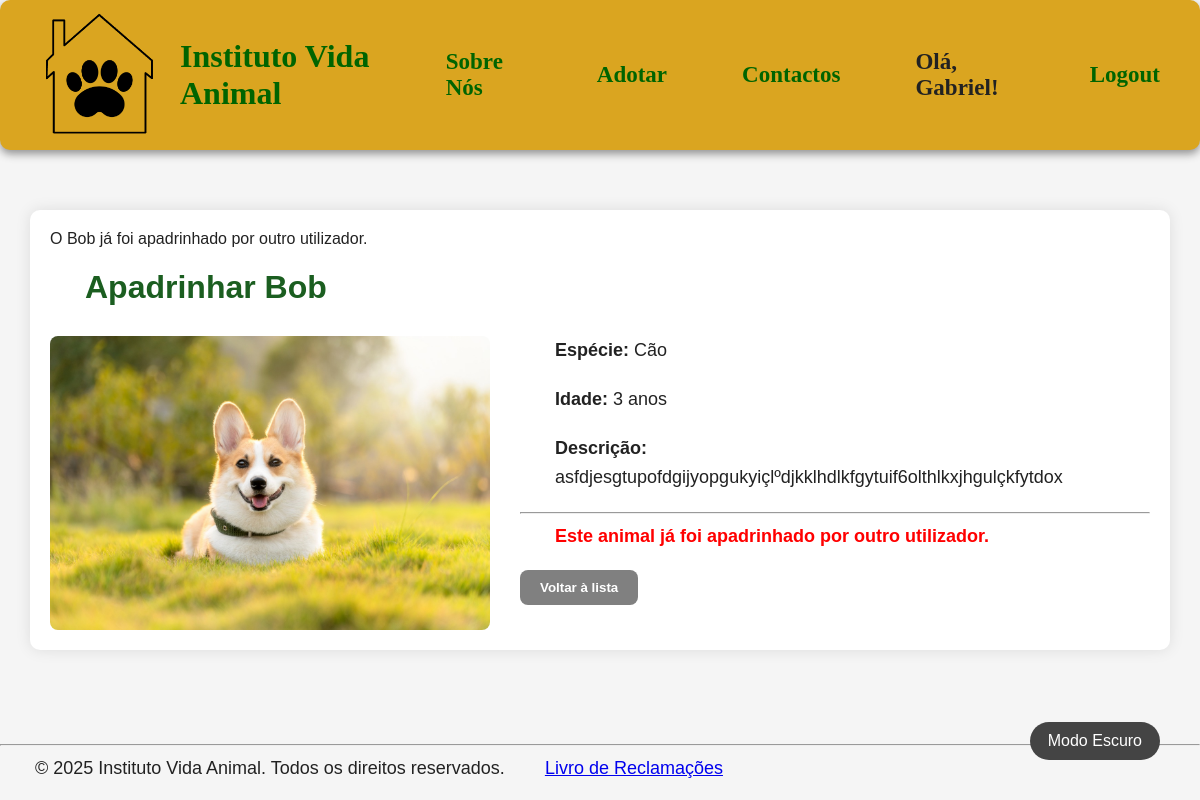
Page /apadrinhar/5/ (signed in) on the earlier database version.
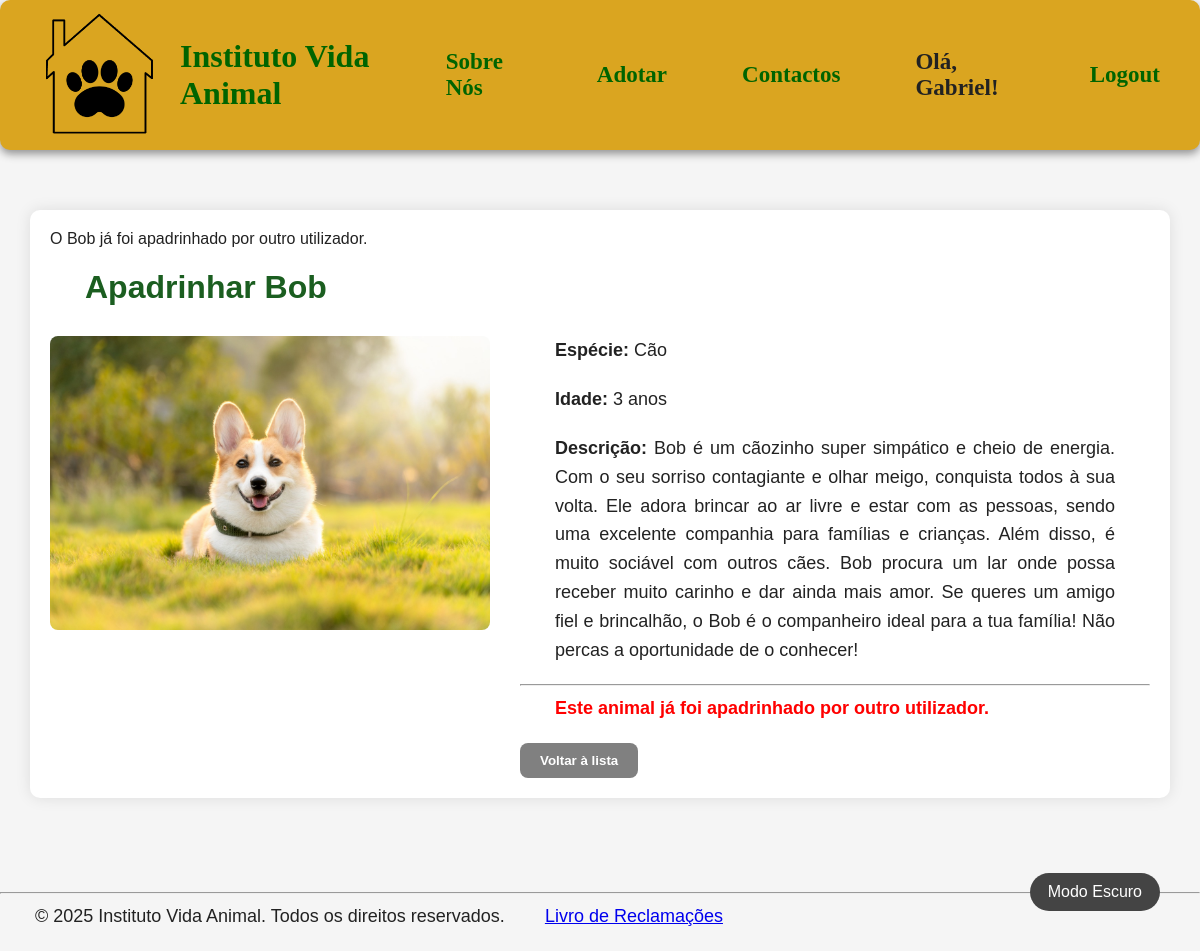
Same page on the later database version.
### app_adocao/models.py (models this page shows, shortened)
class Animal(models.Model):
    ESPECIES = (
        ('gato', 'Gato'),
        ('cao', 'Cão'),
    )
    nome = models.CharField(max_length=15)
    idade = models.IntegerField()
    especie = models.CharField(choices=ESPECIES)
    descricao = models.CharField(max_length=1000)
    imagem = models.ImageField(upload_to='imgAnimal/')
    padrinho = models.ForeignKey(
            User,
            on_delete=models.SET_NULL,
            null=True,
            blank=True,
            related_name='animais_apadrinhados'
        )

### app_adocao/views.py (the view, shortened to what this page needs)
# urls.py: path('apadrinhar/<int:animal_id>/', views.apadrinhar, name='apadrinhar'),
@login_required
def apadrinhar(request, animal_id):
    animal = get_object_or_404(Animal, id=animal_id)
    if animal.padrinho and animal.padrinho != request.user:
        messages.warning(request, f"O {animal.nome} já foi apadrinhado por outro utilizador.")
        return render(request, 'site/apadrinhar.html', {'animal': animal})

### app_adocao/templates/site/apadrinhar.html (shortened to what this page needs)
<!DOCTYPE html>
<html lang="pt">
    <head>
        {% load static %}
        <link rel="stylesheet" href="{% static 'css/style.css' %}">
        <link rel="stylesheet" href="{% static 'css/animais.css' %}">
        <link rel="stylesheet" href="{% static 'css/modoEscuro.css' %}">
    </head>
    <body>
        <header class="cabecalho">
            <div class="esquerda">
                <img src="{% static 'imagens/logo.png' %}" alt="Logo do Instituto Vida Animal" class="logo">
                <a class="home" href="/">Instituto Vida Animal</a>
            </div>
            <nav>
                <a href="../../sobreNos">Sobre Nós</a>
                <a href="../../adotar">Adotar</a>
                <a href="../../contactos">Contactos</a>
                {% if user.is_authenticated %}
                    <span>Olá, {{ user.username }}!</span>
                    <a href="{% url 'logout' %}">Logout</a>
                {% else %}
                    <a href="{% url 'sign_in' %}">Login</a>
                {% endif %}
            </nav>
        </header>
        <button id="darkModeToggle">Modo Escuro</button>
        <main>
            {% if messages %}
                <div class="messages">
                    {% for message in messages %}
                        <div class="{{ message.tags }}">{{ message }}</div>
                    {% endfor %}
                </div>
            {% endif %}
            <h1>Apadrinhar {{ animal.nome }}</h1>
            <div class="animal-detalhes">
                <img src="{{ animal.imagem.url }}" alt="{{ animal.nome }}">
                <div class="animal-info">
                    <p><strong>Espécie:</strong> {{ animal.get_especie_display }}</p>
                    <p><strong>Idade:</strong> {{ animal.idade }} anos</p>
                    <p><strong>Descrição:</strong> {{ animal.descricao }}</p>
                    <hr>
                    {% if not animal.padrinho %}
                        <form method="post">
                            {% csrf_token %}
                            <p>Deseja confirmar o apadrinhamento deste animal?</p>
                            <div class="botoes">
                                <a href="{% url 'adotar' %}">
                                    <button type="button" class="btn-voltar">Voltar à lista</button>
                                </a>
                                <button type="submit" class="btn-verde">Confirmar Apadrinhamento</button>
                            </div>
                        </form>
                    {% else %}
                        <p style="color: red; font-weight: bold;">Este animal já foi apadrinhado por outro utilizador.</p>
                        <div class="botoes">
                            <a href="{% url 'adotar' %}">
                                <button type="button" class="btn-voltar">Voltar à lista</button>
                            </a>
                        </div>
                    {% endif %}
                </div>
            </div>
        </main>
        <br><br>
        <footer>
        <hr>
        <p>
            &copy; 2025 Instituto Vida Animal. Todos os direitos reservados.
            <a class="sign_up" style="margin-left: 35px;" href="https:/www.livroreclamacoes.pt/inicio" rel="noopener noreferrer" target="_blank">Livro de Reclamações</a>
        </p>
    </footer>
    </body>
</html>

Differences in the rows shown:
changed Animal "Bob": descricao "asfdjesgtupofdgijyopgukyiçlºdjkklhdlkfgytuif6olthlkxjhgulçkfytdox" → "Bob é um cãozinho super simpático e cheio de energia. Com o seu sorriso contagiante e olhar meigo, conquista todos à sua volta. Ele adora brincar ao ar livre e estar com as pessoas, sendo uma excelente companhia para famílias e crianças. Além disso, é muito sociável com outros cães. Bob procura um lar onde possa receber muito carinho e dar ainda mais amor. Se queres um amigo fiel e brincalhão, o Bob é o companheiro ideal para a tua família! Não percas a oportunidade de o conhecer!"
